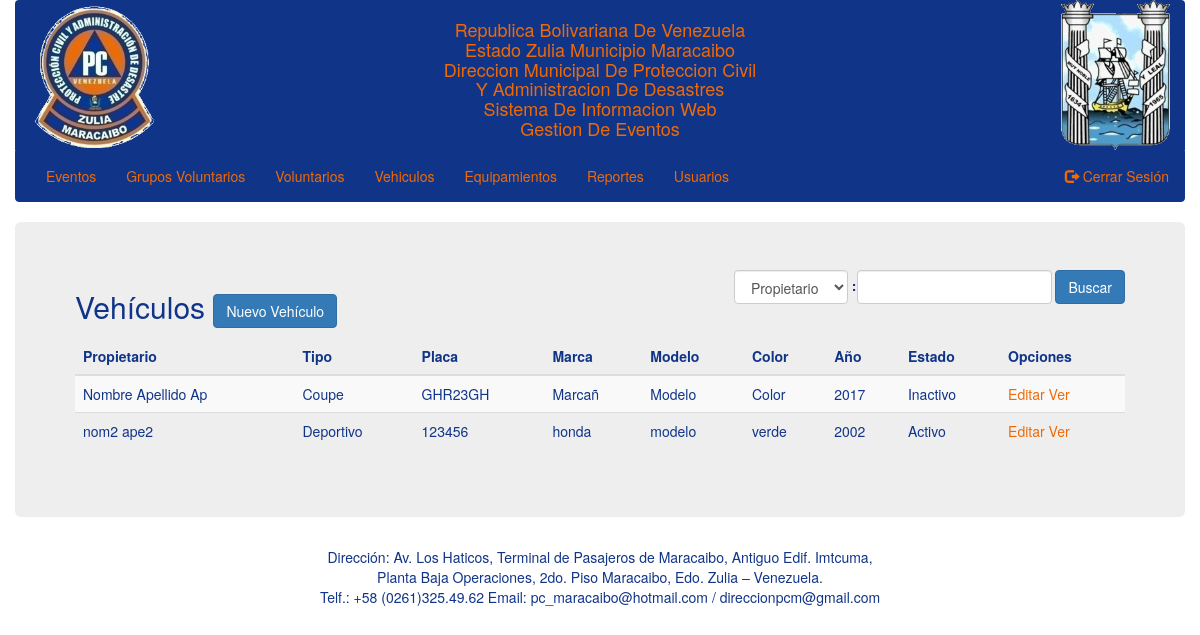
Page /vehiculos.php (signed in) on the committed database.
### tables this page shows
CREATE TABLE `vehicles` (
  `id` int(11) NOT NULL,
  `type` varchar(20) NOT NULL,
  `plate` varchar(7) NOT NULL,
  `brand` varchar(20) NOT NULL,
  `model` varchar(20) NOT NULL,
  `color` varchar(10) NOT NULL,
  `year` int(4) NOT NULL,
  `bodywork` varchar(20) NOT NULL,
  `motor` varchar(20) NOT NULL,
  `chassis` varchar(20) NOT NULL,
  `id_voluntary` int(11) NOT NULL,
  `state` tinyint(1) NOT NULL
);

### classes/DB.php (called while the page is built, shortened)
<?php
class DB {
    private static $_instance = null;
    private $_pdo,
            $_query,
            $_error = false,
            $_results,
            $_count = 0;
    private function __construct() {
        try {
            $this->_pdo = new PDO(
                    'mysql:host='.Config::get('mysql/host').';dbname='.Config::get('mysql/db'),
                    Config::get('mysql/username'),
                    Config::get('mysql/password'));
        } catch (Exception $e) {
            die($e->getMessage());
        }
    }
    public static function getInstance(){
        if(!isset(self::$_instance)){
            self::$_instance = new DB();
        }
        return self::$_instance;
    }
    public function query($sql, $params = array()){
        $this->_error = FALSE;
        if (($this->_query = $this->_pdo->prepare($sql))) {
            $x = 1;
            if(count($params)){
                foreach ($params as $param) {
                    $this->_query->bindValue($x, $param);
                    $x++;
                }
            }
            if($this->_query->execute()){
                $this->_results = $this->_query->fetchAll(PDO::FETCH_OBJ);
                $this->_count =  $this->_query->rowCount();
            }else{
                $this->_error = TRUE;
            }
        }
        return $this;
    }
    public function action($action, $table, $where = array()){
        if(count($where) === 3){
            $operators = array('=','>','<','>=','<=');
            $field = $where[0];
            $operator = $where[1];
            $value = $where[2];
            if(in_array($operator, $operators)){
                $sql = "{$action} FROM {$table} WHERE {$field} {$operator} ?";
                if(!$this->query($sql, array($value))->error()){
                    return $this;
                }
            }
        }
        return FALSE;
    }
    public function get($table, $where){
        return $this->action('SELECT *', $table, $where);
    }
    public function results(){
        return $this->_results;
    }
    public function first(){
        return $this->results()[0];
    }
    public function error(){
        return $this->_error;
    }
    public function count(){
        return $this->_count;
    }
}

### classes/Config.php (called while the page is built)
<?php
class Config {
    public static function get($path = NULL){
        if($path){
            $config = $GLOBALS['config'];
            $path = explode('/', $path);
            foreach ($path as $bit) {
                if(isset($config[$bit])){
                    $config = $config[$bit];
                }
            }
            return $config;
        }
        return FALSE;
    }
}

### classes/User.php (called while the page is built, shortened)
<?php
class User {
    private $_db,
            $_data,
            $_sessionName,
            $_cookieName,
            $_isLoggedIn;
    public function __construct($user = null) {
        $this->_db = DB::getInstance();
        $this->_sessionName = Config::get('session/session_name');
        if (!$user) {
            if (Session::exists($this->_sessionName)) {
                $user = Session::get($this->_sessionName);
                if ($this->find($user)) {
                    $this->_isLoggedIn = true;
                } else {
                }
            }
        } else {
            $this->find($user);
        }
    }
    public function find($user = null) {
        if ($user) {
            $field = (is_numeric($user)) ? 'id' : 'username';
            $data = $this->_db->get('users', array($field, '=', $user));
            if ($data->count()) {
                $this->_data = $data->first();
                return true;
            }
        }
        return FALSE;
    }
    public function hasPermission($key){
        $group = $this->_db->get('groups', array('id', '=', $this->data()->group));
        if($group->count()){
            $permissions = json_decode($group->first()->permissions, TRUE);
            if($permissions[$key] == true){
                return true;
            }
        }
        return false;
    }
    public function data() {
        return $this->_data;
    }
}

### classes/Session.php (called while the page is built, shortened)
<?php
class Session {
    public static function exists($name){
        return (isset($_SESSION[$name])) ? TRUE : FALSE;
    }
    public static function get($name){
        return $_SESSION[$name];
    }
}

### classes/Sistem.php (called while the page is built, shortened)
<?php
class Sistem {
	private $_db,
			$_data,
			$_type;
	public function __construct($type = null) {
		if (!is_null($type)) {
			$this->_type = $type;
		} else {
			$this->_type = 'team';
		}
		$this->_db = DB::getInstance();
	}
	public function get($arg = null) {
		if (!is_null($arg)) {
			$data = $this->_db->get($this->_type, $arg);
			if ($data->count()) {
				$this->_data = $data->results();
				return true;
			}
		} else {
			return false;
		}
	}
	public function data() {
		return $this->_data;
	}
}

### vehiculos.php (the view, shortened to what this page needs)
<?php
	$user = new User();
	gettemplate('header');
?>
<div class="container">
	<div class="row">
		<div class="jumbotron">
			<div class="row">
				<?php if (Input::exists('get') && Input::get('new')) : ?>
					<div class="col-sm-offset-3 col-sm-6">
						<?php if (!empty($error)) {
							handlerMessage($error, 'danger');
						} ?>
						<h2>Vehículos <a href="?" class="btn btn-primary">Ver Vehículos</a></h2>
						<form action="" method="post">
							<div class="form-group">
								<label for="type">Tipo:</label>
								<select name="type" class="form-control" id="type">
									<option value="">Seleccione tipo</option>
									<?php $pos = array('Coupe', 'Sedan', 'Deportivo', 'Camioneta', 'Camion', 'Bus', 'Moto','Cuatrimoto');
									foreach ($pos as $value) { ?>
										<option value="<?php echo $value; ?>"><?php echo $value; ?></option>
									<?php } ?>
								</select>
							</div>
							<?php Input::build('Placa', 'plate'); ?>
							<?php Input::build('Marca', 'brand'); ?>
							<?php Input::build('Modelo', 'model'); ?>
							<?php Input::build('Color', 'color'); ?>
							<?php Input::build('Año', 'year', '', 'number'); ?>
							<?php Input::build('Numero de carrocería', 'bodywork', '', 'number'); ?>
							<?php Input::build('Numero de Motor', 'motor', '', 'number'); ?>
							<?php Input::build('Chasis', 'chassis', '', 'number'); ?>
							<div class="form-group">
								<label for="voluntary">Propietario:</label>
								<?php $sistem = new Sistem('volunteers'); ?>
								<select name="voluntary" class="form-control" id="voluntary">
									<?php if ($sistem->get(array('id', '>', 0))) : ?>
										<?php foreach ($sistem->data() as $voluntary) { ?>
											<option value="<?php echo $voluntary->id; ?>"><?php echo $voluntary->firstName.' '.$voluntary->lastName; ?></option>
										<?php } ?>
									<?php else : ?>
										<option value="">No hay voluntarios registrados</option>
									<?php endif; ?>
								</select>
							</div>
							<?php Input::buildState(); ?>
							<input type="hidden" name="token" value="<?php echo Token::generate();?>">
							<input type="submit" name="create" class="btn btn-primary" value="Registrar"/>
						</form>
					</div>
				<?php else : ?>
					<div class="col-sm-12">
						<h2 class="pull-left">Vehículos
						<?php if($user->hasPermission('admin')) { ?>
							<a href="?new=true" class="btn btn-primary">Nuevo Vehículo</a>
						<?php } ?>
						</h2>
						<form class="form-inline pull-right" action="" method="post">
							<select name="type" class="form-control">
								<option value="owner">Propietario</option>
							</select>
							<input type="submit" name="search" class="btn btn-primary" value="Buscar"/>
						</form>
						<table class="table table-striped">
							<thead>
								<tr>
									<th>Propietario</th>
									<th>Tipo</th>
									<th>Placa</th>
									<th>Marca</th>
									<th>Modelo</th>
									<th>Color</th>
									<th>Año</th>
									<th>Estado</th>
									<th>Opciones</th>
								</tr>
							</thead>
							<?php if (!empty($searchResults)): ?>
								<tbody>
									<?php foreach ($searchResults as $vehicle) { ?>
										<tr>
											<td><?php echo getData($vehicle->id_voluntary, 'volunteers', 'firstName').' '.getData($vehicle->id_voluntary, 'volunteers', 'lastName'); ?></td>
											<td><?php echo $vehicle->type; ?></td>
											<td><?php echo $vehicle->plate; ?></td>
											<td><?php echo $vehicle->brand; ?></td>
											<td><?php echo $vehicle->model; ?></td>
											<td><?php echo $vehicle->color; ?></td>
											<td><?php echo $vehicle->year; ?></td>
											<td><?php echo ($vehicle->state) ? 'Activo': 'Inactivo'; ?></td>
											<td>
												<?php if($user->hasPermission('admin')) { ?>
													<a href="?edit=<?php echo $vehicle->id; ?>">Editar</a>
												<?php } ?>
												<a href="?view=<?php echo $vehicle->id; ?>">Ver</a>
											</td>
										</tr>
									<?php } ?>
								</tbody>
							<?php else : ?>
								<tbody>
									<?php $sistem = new Sistem('vehicles');
									if (!$sistem->get(array('id', '>', 0))) : ?>
										<tr>
											<td colspan="10"><h3><center>No hay registro</center></h3></td>
										</tr>
									<?php else :
										foreach ($sistem->data() as $vehicle) { ?>
											<tr>
												<td><?php echo getData($vehicle->id_voluntary, 'volunteers', 'firstName').' '.getData($vehicle->id_voluntary, 'volunteers', 'lastName'); ?></td>
												<td><?php echo $vehicle->type; ?></td>
												<td><?php echo $vehicle->plate; ?></td>
												<td><?php echo $vehicle->brand; ?></td>
												<td><?php echo $vehicle->model; ?></td>
												<td><?php echo $vehicle->color; ?></td>
												<td><?php echo $vehicle->year; ?></td>
												<td><?php echo ($vehicle->state) ? 'Activo': 'Inactivo'; ?></td>
												<td>
													<?php if($user->hasPermission('admin')) { ?>
														<a href="?edit=<?php echo $vehicle->id; ?>">Editar</a>
													<?php } ?>
													<a href="?view=<?php echo $vehicle->id; ?>">Ver</a>
												</td>
											</tr>
										<?php } ?>
									<?php endif; ?>
								</tbody>
							<?php endif; ?>
						</table>
					</div>
				<?php endif; ?>
			</div>
		</div>
	</div>
</div>

### assets/css/main.css (style rules this page uses)
body { color: #103488; }
a { color: #EF6A05; }

### rows in the picture
vehicles: id_voluntary "Nombre", id_voluntary "Apellido Ap", type "Coupe", plate "GHR23GH", brand "Marcañ", model "Modelo", color "Color", year "2017", state "Inactivo"
vehicles: id_voluntary "nom2", id_voluntary "ape2", type "Deportivo", plate "123456", brand "honda", model "modelo", color "verde", year "2002", state "Activo"
